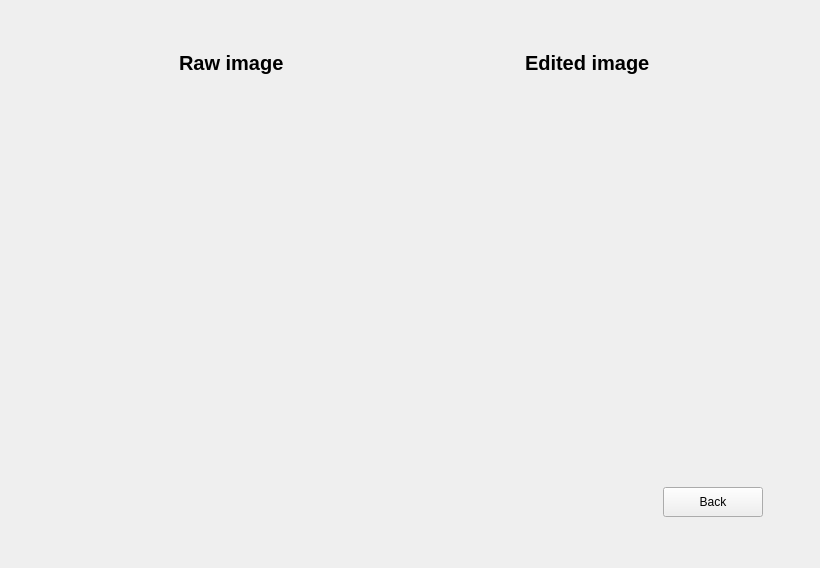
     <widget class="QWidget" name="result2D">
      <layout class="QGridLayout" name="gridLayout_4">
       <item row="4" column="0" colspan="4">
        <spacer name="verticalSpacer_6">
         <property name="orientation">
          <enum>Qt::Vertical</enum>
         </property>
         <property name="sizeHint" stdset="0">
          <size>
           <width>20</width>
           <height>40</height>
          </size>
         </property>
        </spacer>
       </item>
       <item row="1" column="2" alignment="Qt::AlignHCenter">
        <widget class="QLabel" name="editedImageLabel">
         <property name="styleSheet">
          <string notr="true">font-weight: bold;
font-size: 20px;</string>
         </property>
         <property name="text">
          <string>Edited image</string>
         </property>
        </widget>
       </item>
       <item row="1" column="3" rowspan="2">
        <spacer name="horizontalSpacer_6">
         <property name="orientation">
          <enum>Qt::Horizontal</enum>
         </property>
         <property name="sizeHint" stdset="0">
          <size>
           <width>40</width>
           <height>20</height>
          </size>
         </property>
        </spacer>
       </item>
       <item row="2" column="2" alignment="Qt::AlignHCenter">
        <widget class="QLabel" name="editedImage">
         <property name="minimumSize">
          <size>
           <width>350</width>
           <height>400</height>
          </size>
         </property>
         <property name="maximumSize">
          <size>
           <width>350</width>
           <height>400</height>
          </size>
         </property>
         <property name="text">
          <string/>
         </property>
        </widget>
       </item>
       <item row="1" column="0" rowspan="2">
        <spacer name="horizontalSpacer_5">
         <property name="orientation">
          <enum>Qt::Horizontal</enum>
         </property>
         <property name="sizeHint" stdset="0">
          <size>
           <width>40</width>
           <height>20</height>
          </size>
         </property>
        </spacer>
       </item>
       <item row="0" column="0" colspan="4">
        <spacer name="verticalSpacer_5">
         <property name="orientation">
          <enum>Qt::Vertical</enum>
         </property>
         <property name="sizeHint" stdset="0">
          <size>
           <width>20</width>
           <height>40</height>
          </size>
         </property>
        </spacer>
       </item>
       <item row="1" column="1" alignment="Qt::AlignHCenter">
        <widget class="QLabel" name="rawImageLabel">
         <property name="styleSheet">
          <string notr="true">font-weight: bold;
font-size: 20px;</string>
         </property>
         <property name="text">
          <string>Raw image</string>
         </property>
        </widget>
       </item>
       <item row="2" column="1" alignment="Qt::AlignHCenter">
        <widget class="QLabel" name="rawImage">
         <property name="sizePolicy">
          <sizepolicy hsizetype="Fixed" vsizetype="Fixed">
           <horstretch>0</horstretch>
           <verstretch>0</verstretch>
          </sizepolicy>
         </property>
         <property name="minimumSize">
          <size>
           <width>350</width>
           <height>400</height>
          </size>
         </property>
         <property name="maximumSize">
          <size>
           <width>350</width>
           <height>400</height>
          </size>
         </property>
         <property name="text">
          <string/>
         </property>
        </widget>
       </item>
       <item row="3" column="1" colspan="2" alignment="Qt::AlignRight">
        <widget class="QPushButton" name="backButton">
         <property name="sizePolicy">
          <sizepolicy hsizetype="Fixed" vsizetype="Fixed">
           <horstretch>0</horstretch>
           <verstretch>0</verstretch>
          </sizepolicy>
         </property>
         <property name="minimumSize">
          <size>
           <width>100</width>
           <height>30</height>
          </size>
         </property>
         <property name="maximumSize">
          <size>
           <width>100</width>
           <height>30</height>
          </size>
         </property>
         <property name="text">
          <string>Back</string>
         </property>
        </widget>
       </item>
      </layout>
     </widget>
